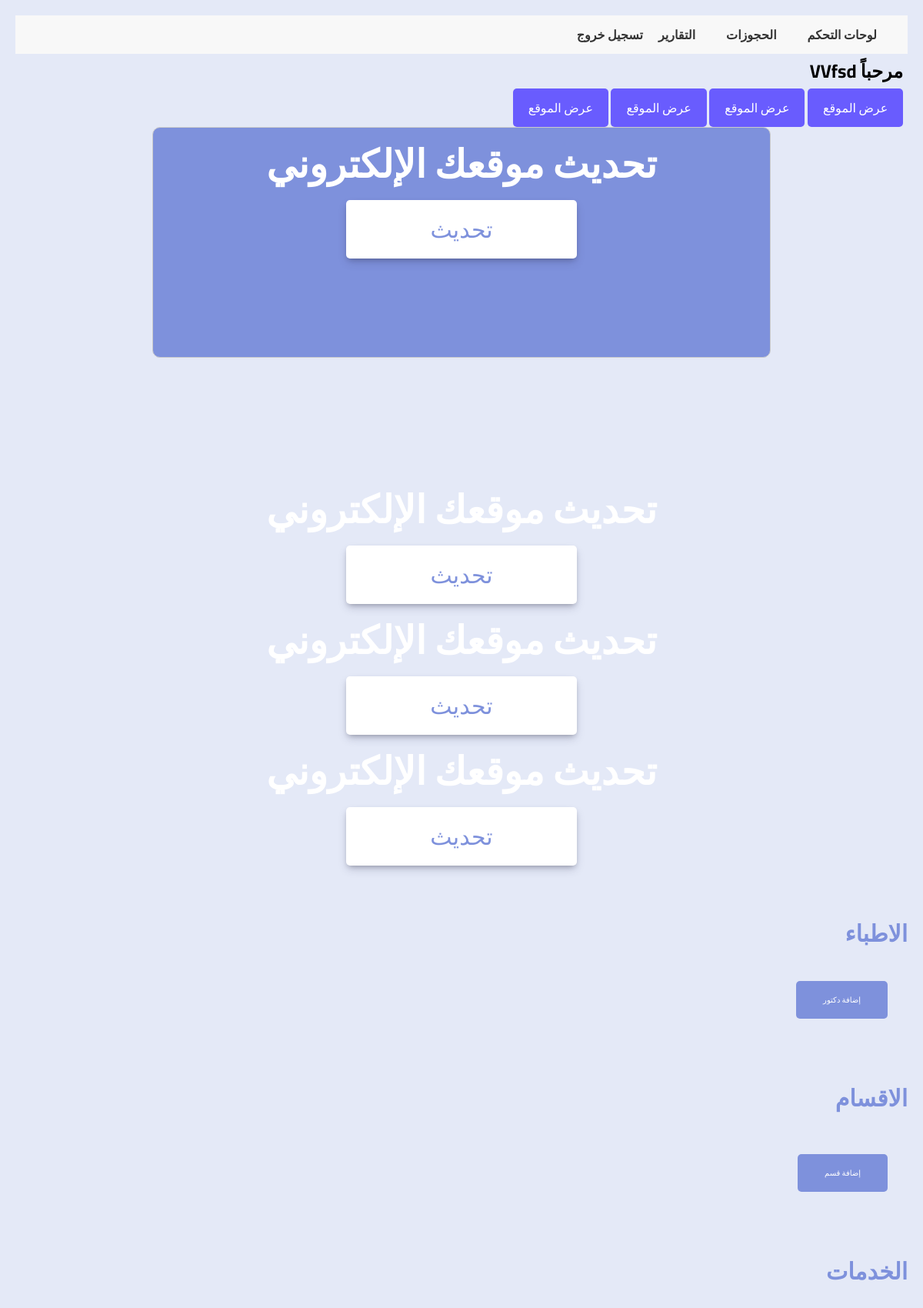
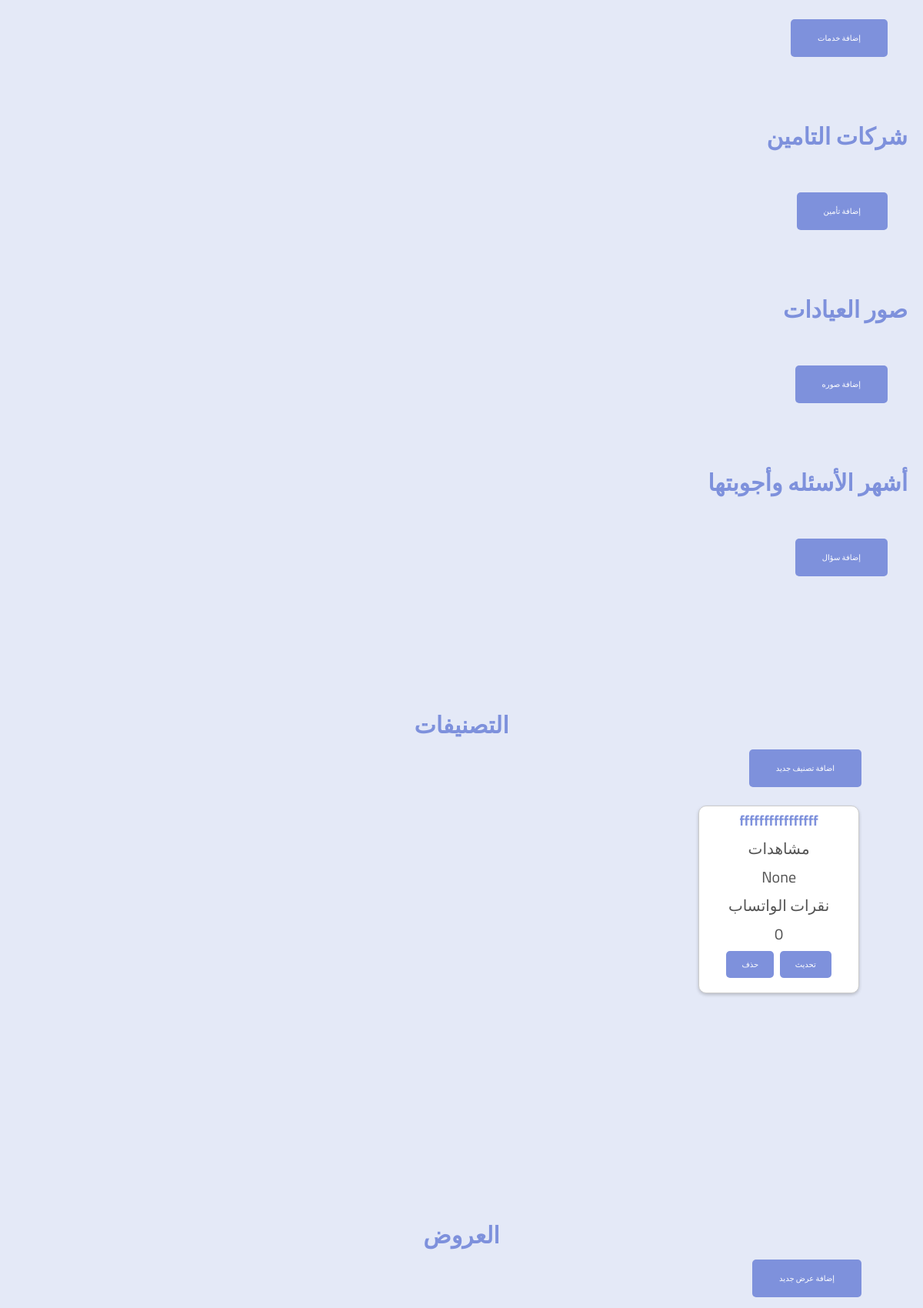
The app's page /Dashboard/ (signed in, upper part) with its own data (2 pictures, top to bottom).
### Users/models.py (models this page shows, shortened)
class User(AbstractUser):
    class Role(models.TextChoices):
        ADMIN = "ADMIN", 'admin'
        EMPLOYEE = "EMPLOYEE", "employee"
        MANAGER = "MANAGER", "manager"
        Hospital = "Hospital", "hospital"
    role = models.CharField(max_length=50, help_text='This is role user in system', choices=Role.choices)
    username = models.CharField(max_length=150, unique=True)
    email = models.EmailField(unique=True)
    set_role = Role.ADMIN
    USERNAME_FIELD = 'username'
    REQUIRED_FIELDS = ['email', 'first_name', 'last_name']

### webs/models.py (models this page shows, shortened)
class WEB(models.Model):
    created_at = models.DateTimeField(auto_now_add=True)
    Employee_WEB = models.ForeignKey(Employee, on_delete=models.CASCADE, related_name='employee', blank=True, null=True)
    active = models.BooleanField(default=False)
    slug = models.CharField(max_length=50, unique=True, blank=True, null=True)
    FaviconIco= models.FileField(upload_to = "files/images/WEB/FaviconIco/%Y/%m/%d/",blank=True, null=True)
    logo = models.FileField(upload_to = "files/images/WEB/logo/%Y/%m/%d/",blank=True, null=True)
    keywords= models.CharField(max_length = 300,blank=True, null=True)
    pixal_id= models.CharField(max_length=500,blank=True, null=True)
    Title = models.CharField(max_length=100,blank=True, null=True)
    Title_logo = models.FileField(upload_to = "files/images/WEB/Title_logo/%Y/%m/%d/",blank=True, null=True)
    silderImage = models.FileField(upload_to = "files/images/WEB/silderImage/%Y/%m/%d/",blank=True, null=True)
    info = models.CharField(max_length = 300 ,blank=True, null=True)
    Description= models.CharField(max_length = 300 ,blank=True, null=True)
    PHONE = models.CharField(max_length = 300 ,blank=True, null=True)
    Whatsapp= models.CharField(max_length=500,blank=True, null=True)
    linkedinlinke= models.CharField(max_length=500,blank=True, null=True)
    snapchat= models.CharField(max_length=500,blank=True, null=True)
    instagramlinke= models.CharField(max_length=500,blank=True, null=True)
    Twitterlinke= models.CharField(max_length=500,blank=True, null=True)
    facebooklinke= models.CharField(max_length=500,blank=True, null=True)
    OpeningHours= models.CharField(max_length=500,blank=True, null=True)
    Address= models.CharField(max_length=500,blank=True, null=True)
    Map_Address= models.CharField(max_length=500,blank=True, null=True)
    views = models.IntegerField(default=0,blank=True, null=True)
    views_Categories = models.IntegerField(default=0,blank=True, null=True)
    views_checkout = models.IntegerField(default=0,blank=True, null=True)
    views_confirmation = models.IntegerField(default=0,blank=True, null=True)
    Click_booking= models.IntegerField(default=0,blank=True, null=True)
    Click_whatsapp= models.IntegerField(default=0,blank=True, null=True)
    Click_whatsapp_Categories= models.IntegerField(default=0,blank=True, null=True)

class Categories(models.Model):
    created_at = models.DateTimeField(auto_now_add=True)
    keywords = models.CharField(max_length=300, blank=True, null=True)
    Image = models.FileField(upload_to="files/images/WEB/Categories/%Y/%m/%d/", blank=True, null=True)
    Name = models.CharField(max_length=300, blank=True, null=True)
    web = models.ForeignKey(WEB, on_delete=models.CASCADE, related_name='categories', blank=True, null=True)
    views = models.IntegerField(default=0,blank=True, null=True)
    Click_whatsapp= models.IntegerField(default=0,blank=True, null=True)

### Dashboard/views.py (the view)
@login_required
def dashboard(request):
    user = User.objects.get(id=request.user.id)
    weB = WEB.objects.filter(Employee_WEB=user)
    categories = Categories.objects.filter(web__Employee_WEB=user)
    doctors = Doctors.objects.filter(web__in=weB)
    department=Department.objects.filter(web__in=weB)
    section = Section.objects.filter(web__in=weB)
    insurance = Insurance.objects.filter(web__in=weB)
    image= Image.objects.filter(web__in=weB)
    questions=Questions.objects.filter(web__in=weB)
    count = Appointment.objects.filter(web__Employee_WEB=user, status_appointment='انتظار').count()
    services = Service.objects.filter(category_id__in=categories)
    context = {
        'count': count ,
        'weB': weB,
        'user': user,
        'categories': categories,
        'services': services,
        'Section':section,
        'doctors':doctors,
        'Insurance':insurance,
        'Image':image,
        'Questions':questions,
        'department':department,
    }
    return render(request, 'dashboard.html', context)

### templates/dashboard.html (shortened to what this page needs)
{% extends "base.html" %}
{% block content %}
<html dir="rtl" lang="ar">
<link rel="stylesheet" href="https://cdnjs.cloudflare.com/ajax/libs/font-awesome/4.7.0/css/font-awesome.min.css">
<link rel="stylesheet" href="https://cdnjs.cloudflare.com/ajax/libs/font-awesome/5.15.3/css/all.min.css" />
  <section   style ="  width: 99%;margin: auto;">
<h2 style=" text-aligh:center;">مرحباً  {{ user.username }}</h2>
{% if weB %}
{% for weB in weB %}
<a href="{% url 'webs:web' weB.slug %}">
  <button class="styled-button">عرض الموقع</button>
</a>
  {% endfor %}
  {% endif %}
  {% if weB %}
   <section  class="header"  >
{% for weB in weB %}
<h1 style="font-size:50px; text-align:center; color: #fff;">تحديث موقعك الإلكتروني</h1>
<div style=" width: 300px; margin: auto;">
<a href="{% url 'Dashboard:web_update' pk=weB.pk %}">
<button class="header-button" style="width: 100%;">تحديث </button>  </a>
  </div>    </section>
  {% endfor %}
  {% endif %}
{% if weB %}
{% if categories %}
 <section>
<h3 style="font-size:30px; text-align: right; color:#7e91dc;margin-top:60px; margin-bottom:30px; "> الاطباء </h3>
<a href="{% url 'Dashboard:create_doctor'  %}" class="btn btn-primary">
<button class="card-button" style="  padding: 15px 35px; margin-bottom:15px;">  إضافة دكتور  </button>  </a>
<br>
</section>
<section>
<h3 style="font-size:30px; text-align: right; color:#7e91dc;margin-top:60px; margin-bottom:30px; "> الاقسام </h3>
<a href="{% url 'Dashboard:create_department'  %}" class="btn btn-primary">
<button class="card-button" style="  padding: 15px 35px; margin-bottom:15px; margin-top:15px; ">  إضافة قسم  </button>  </a>
<br>
</section>
 <section>
<h3 style="font-size:30px; text-align: right; color:#7e91dc;margin-top:60px; margin-bottom:30px; "> الخدمات </h3>
<a href="{% url 'Dashboard:create_section'  %}" class="btn btn-primary">
<button class="card-button" style="  padding: 15px 35px; margin-bottom:15px; margin-top:15px; ">  إضافة خدمات </button>  </a>
<br>
</section>
<section>
<h3 style="font-size:30px; text-align: right; color:#7e91dc;margin-top:60px; margin-bottom:30px; ">شركات التامين </h3>
<a href="{% url 'Dashboard:create_insurance'  %}" class="btn btn-primary">
<button class="card-button" style="  padding: 15px 35px; margin-bottom:15px; margin-top:15px; ">     إضافة تأمين   </button>  </a>
<br>
</section>
<section>
<h3 style="font-size:30px; text-align: right; color:#7e91dc;margin-top:60px; margin-bottom:30px; "> صور العيادات </h3>
<a href="{% url 'Dashboard:create_image'  %}" class="btn btn-primary">
<button class="card-button" style="  padding: 15px 35px; margin-bottom:15px; margin-top:15px; ">  إضافة صوره  </button>  </a>
<br>
</section>
<section>
<h3 style="font-size:30px; text-align: right; color:#7e91dc;margin-top:60px; margin-bottom:30px; "> أشهر الأسئله وأجوبتها </h3>
<a href="{% url 'Dashboard:create_question'  %}" class="btn btn-primary">
<button class="card-button" style="  padding: 15px 35px; margin-bottom:15px; margin-top:15px; ">   إضافة سؤال    </button>  </a>
<br>
</section>
<section class="categories">
<div style=" width: 100%; margin: auto;">
<h3 style="font-size:30px; text-align: center; color:#7e91dc; ">التصنيفات </h3>
<div style="  margin:auto; margin-bottom: 15px;">
    <a href="{% url 'Dashboard:create_category' %}">
<button class="card-button" style="  padding: 15px 35px;">   اضافة تصنيف جديد  </button></a>
</div>
</div>
<div style="width: 100%; ">
{% for category in categories %}
<div class="gallery">
<div class="desc">
<h3 style="color:#7e91dc;">{{ category.Name }}</h3>
 <p>مشاهدات   </p>
  <p> {{ category.views }} </p>
 <p> نقرات الواتساب     </p>
  <p> {{ category.Click_whatsapp }} </p>
  <a href="{% url 'Dashboard:update_category' pk=category.pk %}">
 <button  class="card-button">تحديث  </button></a>
  <a href="{% url 'Dashboard:delete_category' category.pk %}">
 <button class="card-button">حذف </button></a>
</div></div>
{% endfor %}
</div>
 </section>
 {% endif %}
   {% endif %}
 <br>
{% if categories %}
{% if services %}
  <section class="section-service" >
 <div  style="     width: 100%;   height:170px;  "></div>
  <div style=" width: 100%; margin: auto;">
  <h3 style="font-size:30px; text-align: center; color:#7e91dc; ">العروض </h3>
  <div style="  margin:auto; margin-bottom: 15px;">
    <a href="{% url 'Dashboard:create_service' %}"  >
  <button class="card-button" style="  padding: 15px 35px;">  إضافة عرض جديد</button> </a>
  </div></div>
   <br> <br> <br> <br> <br>
</section>
 <br> <br> <br> <br>
  {% endif %}
  {% endif %}
  {% endblock %}

### templates/base.html (style rules this page uses)
* { margin: 0; padding: 0; box-sizing: border-box; font-family: 'Cairo', sans-serif; }
:root { --body-color: #E4E9F7; --sidebar-color: #FFF; --primary-color: #695CFE; --primary-color-light: #F6F5FF; --toggle-color: #DDD; --text-color: #707070; --tran-03: all 0.2s ease; --tran-03: all 0.3s ease; --tran-04: all 0.3s ease; --tran-05: all 0.3s ease; }
body { min-height: 100vh; background-color: var(--body-color); transition: var(--tran-05); }
h1 { font-size: 36px; color: #333; }
p { font-size: 18px; color: #555; }
@media only screen and (min-width: 1025px) and (max-width: 1200px) { h1 { font-size: 48px; } }
@media only screen and (min-width: 1025px) and (max-width: 1200px) { p { font-size: 20px; } }
@media only screen and (min-width: 1025px) and (max-width: 1200px) { .btn { padding: 12px 24px; } }

### templates/dashboard.html (style rules this page uses)
.header { width: 70%; background-color:#7e91dc; height: 300px; border-radius: 10px; margin:auto; border: 1px solid #ccc; margin-bottom:150px; }
.header-button { border: none; outline: 0; display: inline-block; padding: 10px 30px; color: black; font-size: 30px; background-color: #fff; text-align: center; cursor: pointer; border-radius: 5px; color: #7e91dc; box-shadow: rgba(50, 50, 93, 0.25) 0px 6px 12px -2px, rgba(0, 0, 0, 0.3) 0px 3px 7px -3px; }
a { color: #d1c091; text-decoration: none; font-weight: bold; }
.styled-button { background-color: var(--primary-color); border: none; color: white; padding: 10px 20px; text-align: center; text-decoration: none; display: inline-block; font-size: 16px; border-radius: 5px; transition: background-color 0.3s ease; }
.categories { width: 90%; margin: auto; margin-top: 150px; margin-bottom: 200px; }
div.gallery { margin: 5px; border: 1px solid #ccc; float: left; width: 180px; align-items: center; background-color: #fff; border-radius: 10px; box-shadow: 0 2px 4px rgba(0, 0, 0, 0.2); margin-bottom: 20px; overflow: hidden; border: 1px solid #ccc; width: 20%; float: right; }
div.desc { padding: 15px; text-align: center; padding-top: 1px; }
.section-service { width: 90%; margin: auto; margin-top: 150px; padding-bottom: 50px; }
.card-button { background-color: #7e91dc; border: none; color: white; padding: 8px 20px; text-align: center; text-decoration: none; display: inline-block; font-size: 10px; margin: 4px 2px; cursor: pointer; border-radius: 5px; }

### records on screen
User: username "VVfsd"
Categories: Name "ffffffffffffffff", views "None", Click_whatsapp "0"
